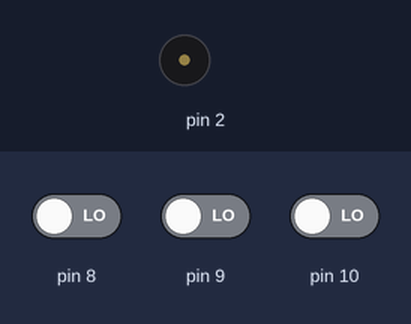
The sketch below on a simulated Arduino Uno, built with avr-gcc and run on an emulated ATmega328P. Shown: buzzer (waves = sounding). Inputs (shaded band) come from the test bench; at power-on: pin 8 LOW, pin 9 LOW, pin 10 LOW.

Above: at 1.2 s.
1.3 s: pin 8 driven HIGH
At 4.2 s:
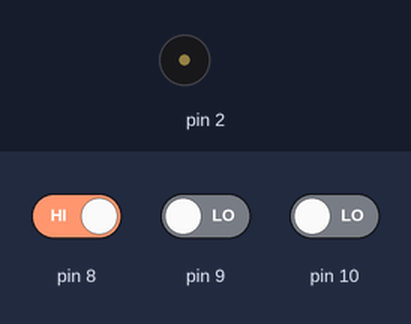
4.3 s: pin 8 driven LOW
At 5.4 s:
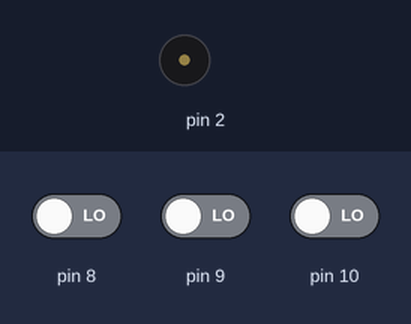
5.8 s: pin 9 driven HIGH
At 5.95 s:
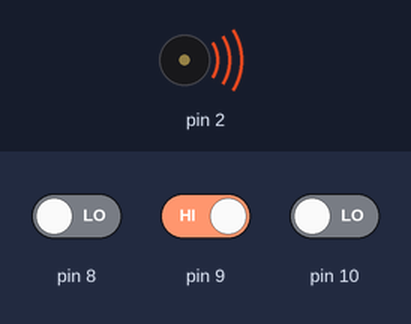
Timing chart, 0 to 14.8 s (numbered marks = the images above; inputs shaded):
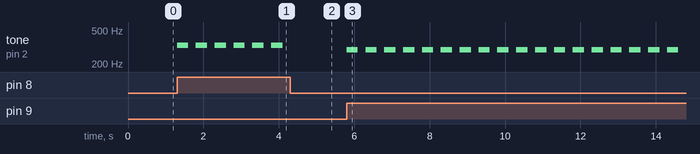

Measured:
- after the input at 1.3 s, tone on pin 2: alternates 330 Hz for 0.30 s and silent for 0.20 s, starting at once
- after the input at 4.3 s, tone on pin 2: stops changing and stays silent
- after the input at 5.8 s, tone on pin 2: alternates 294 Hz for 0.30 s and silent for 0.20 s, starting at once

The sketch:

piano.ino
```cpp
int frequency[7] = {262,294,330,349,392,440,494};
void setup()
{
    pinMode(2, OUTPUT);
    pinMode(8, INPUT);
    pinMode(9, INPUT);
    pinMode(10, INPUT);
}
void loop()
{
    if (digitalRead(8)==HIGH)
    {
      tone(2,330,300);
      delay(500);
      noTone(2);
    }
    else if (digitalRead(9)==HIGH)
    {
      tone(2,294,300);
      delay(500);
      noTone(2);
    }
    else if (digitalRead(10)==HIGH)
    {
      tone(2,262,300);
      delay(500);
      noTone(2);
    }
}
```
